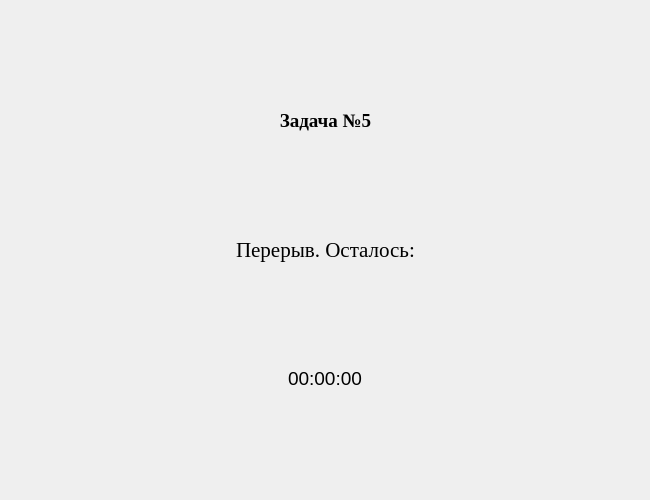
<?xml version="1.0" encoding="UTF-8"?>
<ui version="4.0">
 <class>TestFifthBreakForm</class>
 <widget class="QWidget" name="TestFifthBreakForm">
  <property name="geometry">
   <rect>
    <x>0</x>
    <y>0</y>
    <width>650</width>
    <height>500</height>
   </rect>
  </property>
  <property name="windowTitle">
   <string>TestFifthBreak</string>
  </property>
  <layout class="QGridLayout" name="gridLayout">
   <item row="3" column="1">
    <layout class="QHBoxLayout" name="horizontalLayout_2">
     <item alignment="Qt::AlignHCenter|Qt::AlignVCenter">
      <widget class="QLabel" name="label">
       <property name="font">
        <font>
         <family>Times New Roman</family>
         <pointsize>16</pointsize>
        </font>
       </property>
       <property name="text">
        <string>&lt;html&gt;&lt;head/&gt;&lt;body&gt;&lt;p&gt;&lt;span style=&quot; font-size:16pt;&quot;&gt;Перерыв. Осталось:&lt;/span&gt;&lt;/p&gt;&lt;/body&gt;&lt;/html&gt;</string>
       </property>
      </widget>
     </item>
    </layout>
   </item>
   <item row="1" column="1">
    <layout class="QHBoxLayout" name="horizontalLayout_3">
     <item>
      <widget class="QLabel" name="label_5">
       <property name="font">
        <font>
         <family>Times New Roman</family>
         <pointsize>14</pointsize>
        </font>
       </property>
       <property name="text">
        <string>&lt;html&gt;&lt;head/&gt;&lt;body&gt;&lt;p align=&quot;center&quot;&gt;&lt;span style=&quot; font-weight:696;&quot;&gt;Задача №5&lt;/span&gt;&lt;/p&gt;&lt;/body&gt;&lt;/html&gt;</string>
       </property>
      </widget>
     </item>
    </layout>
   </item>
   <item row="5" column="1">
    <layout class="QHBoxLayout" name="horizontalLayout">
     <item alignment="Qt::AlignHCenter|Qt::AlignVCenter">
      <widget class="QLabel" name="label_2">
       <property name="font">
        <font>
         <pointsize>16</pointsize>
        </font>
       </property>
       <property name="text">
        <string>&lt;html&gt;&lt;head/&gt;&lt;body&gt;&lt;p&gt;&lt;span style=&quot; font-size:14pt;&quot;&gt;00:00:00&lt;/span&gt;&lt;/p&gt;&lt;/body&gt;&lt;/html&gt;</string>
       </property>
      </widget>
     </item>
    </layout>
   </item>
   <item row="2" column="1">
    <spacer name="verticalSpacer_3">
     <property name="orientation">
      <enum>Qt::Vertical</enum>
     </property>
     <property name="sizeHint" stdset="0">
      <size>
       <width>20</width>
       <height>40</height>
      </size>
     </property>
    </spacer>
   </item>
   <item row="4" column="1">
    <spacer name="verticalSpacer_2">
     <property name="orientation">
      <enum>Qt::Vertical</enum>
     </property>
     <property name="sizeHint" stdset="0">
      <size>
       <width>20</width>
       <height>40</height>
      </size>
     </property>
    </spacer>
   </item>
   <item row="3" column="0">
    <spacer name="horizontalSpacer_2">
     <property name="orientation">
      <enum>Qt::Horizontal</enum>
     </property>
     <property name="sizeHint" stdset="0">
      <size>
       <width>40</width>
       <height>20</height>
      </size>
     </property>
    </spacer>
   </item>
   <item row="6" column="1">
    <spacer name="verticalSpacer">
     <property name="orientation">
      <enum>Qt::Vertical</enum>
     </property>
     <property name="sizeHint" stdset="0">
      <size>
       <width>20</width>
       <height>40</height>
      </size>
     </property>
    </spacer>
   </item>
   <item row="0" column="1">
    <spacer name="verticalSpacer_4">
     <property name="orientation">
      <enum>Qt::Vertical</enum>
     </property>
     <property name="sizeHint" stdset="0">
      <size>
       <width>20</width>
       <height>40</height>
      </size>
     </property>
    </spacer>
   </item>
   <item row="1" column="0">
    <spacer name="horizontalSpacer">
     <property name="orientation">
      <enum>Qt::Horizontal</enum>
     </property>
     <property name="sizeHint" stdset="0">
      <size>
       <width>40</width>
       <height>20</height>
      </size>
     </property>
    </spacer>
   </item>
   <item row="5" column="0">
    <spacer name="horizontalSpacer_3">
     <property name="orientation">
      <enum>Qt::Horizontal</enum>
     </property>
     <property name="sizeHint" stdset="0">
      <size>
       <width>40</width>
       <height>20</height>
      </size>
     </property>
    </spacer>
   </item>
   <item row="1" column="2">
    <spacer name="horizontalSpacer_4">
     <property name="orientation">
      <enum>Qt::Horizontal</enum>
     </property>
     <property name="sizeHint" stdset="0">
      <size>
       <width>40</width>
       <height>20</height>
      </size>
     </property>
    </spacer>
   </item>
   <item row="3" column="2">
    <spacer name="horizontalSpacer_5">
     <property name="orientation">
      <enum>Qt::Horizontal</enum>
     </property>
     <property name="sizeHint" stdset="0">
      <size>
       <width>40</width>
       <height>20</height>
      </size>
     </property>
    </spacer>
   </item>
   <item row="5" column="2">
    <spacer name="horizontalSpacer_6">
     <property name="orientation">
      <enum>Qt::Horizontal</enum>
     </property>
     <property name="sizeHint" stdset="0">
      <size>
       <width>40</width>
       <height>20</height>
      </size>
     </property>
    </spacer>
   </item>
  </layout>
 </widget>
 <resources/>
 <connections/>
</ui>
